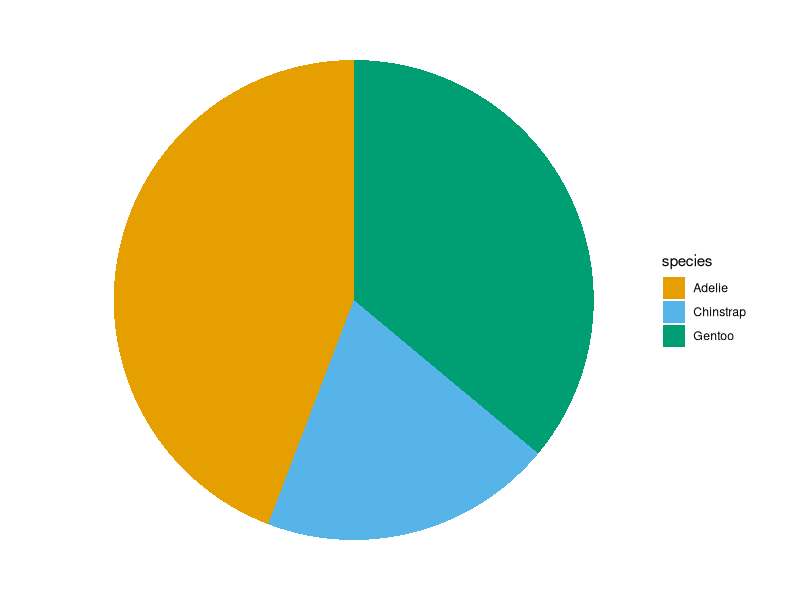
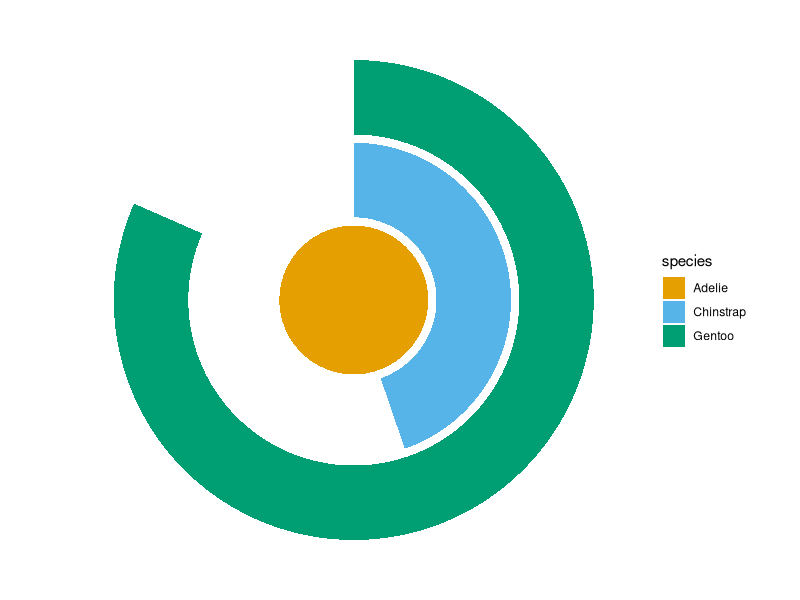

Reproduce these figures in R, in order.

            library(ggplot2)
            library(palmerpenguins)
            built_answer <- tryCatch(
                {
                    set.seed(42)
                    ggplot(penguins, aes(x = "", fill = species)) + geom_bar() + coord_polar(theta = "y") + scale_fill_manual(values = c(Adelie = "#E69F00", Chinstrap = "#56B4E9", Gentoo = "#009E73")) + theme_void()
                    suppressWarnings(
                        if (!file.exists("/sandbox/figures/species_count_pie_coord_polar_scale_fill_manual_answer.png")) {
                            ggsave(
                                width = 3,
                                height = 3,
                                "/sandbox/figures/species_count_pie_coord_polar_scale_fill_manual_answer.png"
                            )
                        }
                    )
                    suppressWarnings(
                        ggplot_build(last_plot())
                    )
                },
                error = function(e) {
                    'ERROR'
                }
            )
            built_submission <- tryCatch(
                {
                    set.seed(42)
                    ggplot(penguins, aes(x = species, fill = species)) +
  geom_bar() +
  coord_polar(theta = "y") +
  scale_fill_manual(values = c("Adelie" = "#E69F00", "Chinstrap" = "#56B4E9", "Gentoo" = "#009E73")) +
  theme_void()
                    suppressWarnings(
                        ggsave(
                            width = 3,
                            height = 3,
                            "figures/species_count_pie_coord_polar_scale_fill_manual_submission_ministral.png"
                        )
                    )
                    suppressWarnings(
                        ggplot_build(last_plot())
                    )
                },
                error = function(e) {
                    'ERROR'
                }
            )
            cat(isTRUE(all.equal(built_answer, built_submission)))
        
